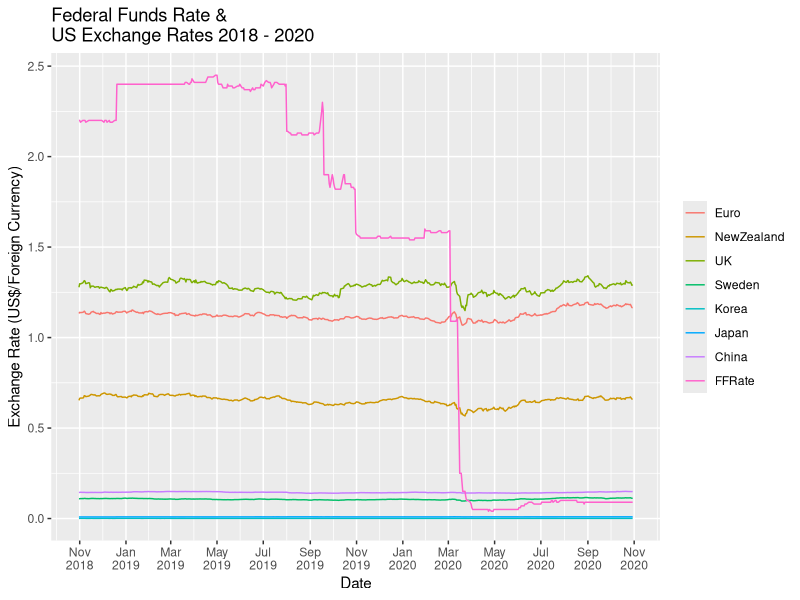
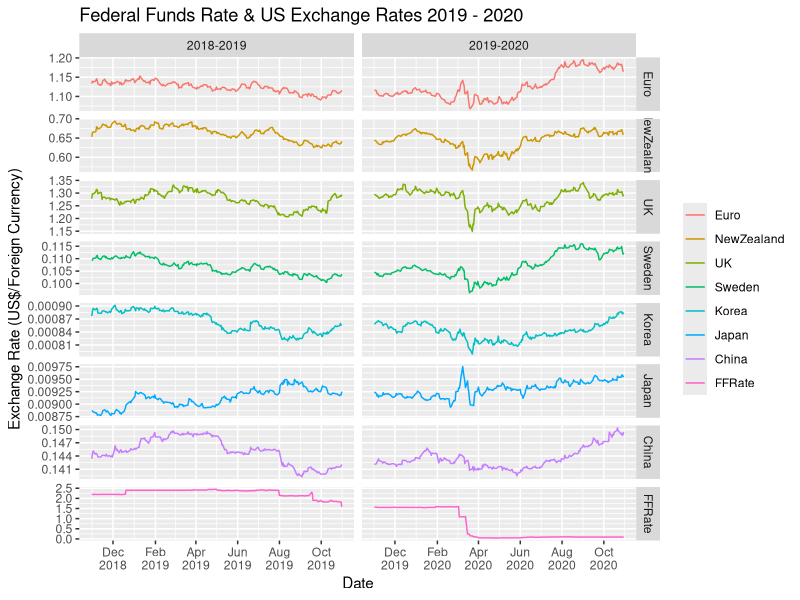
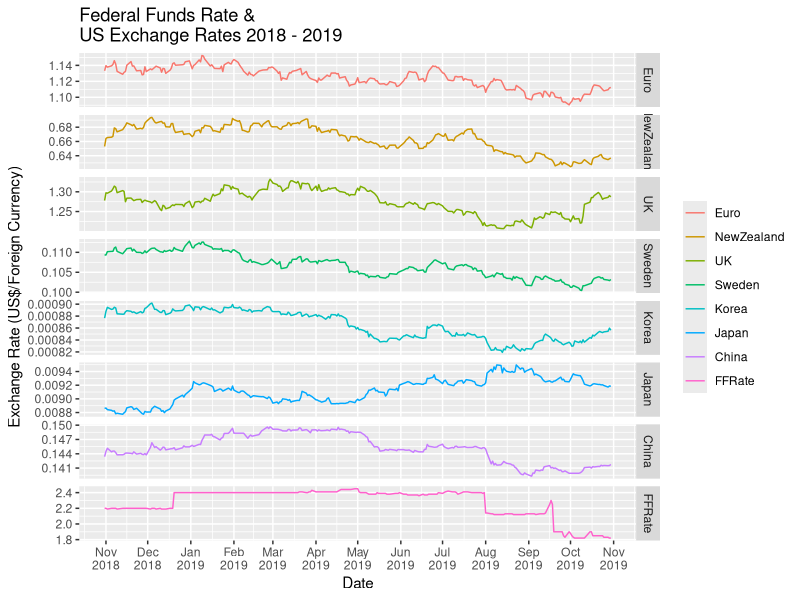
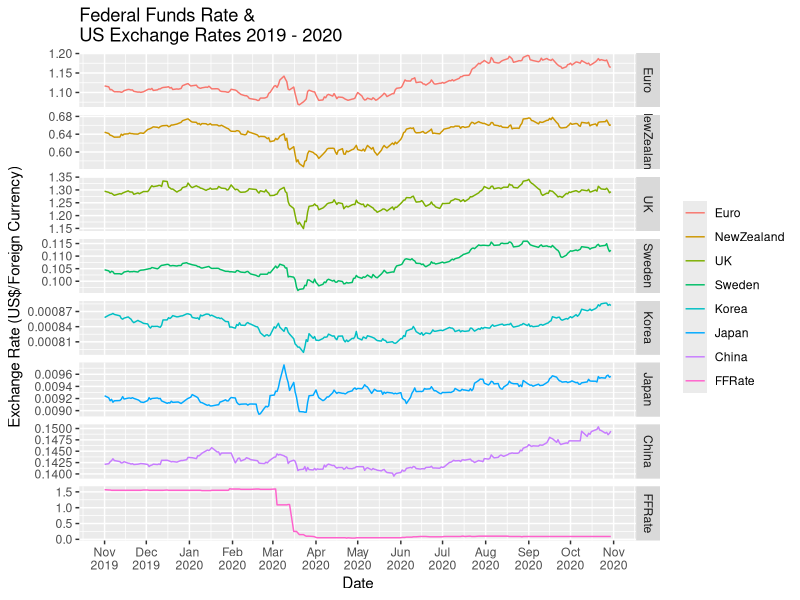
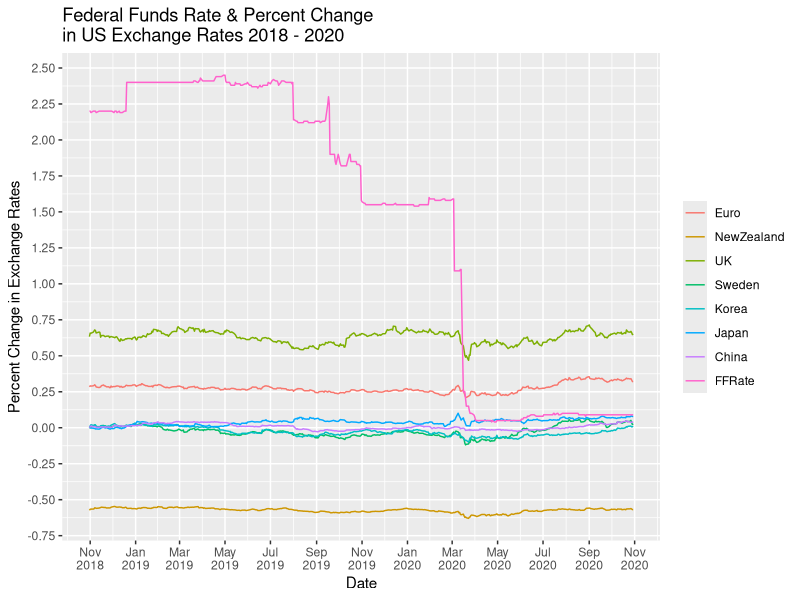
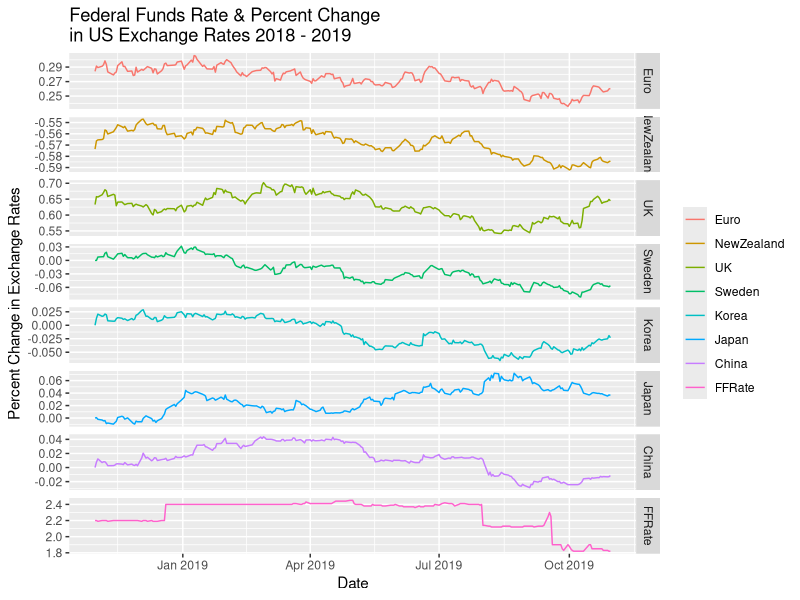
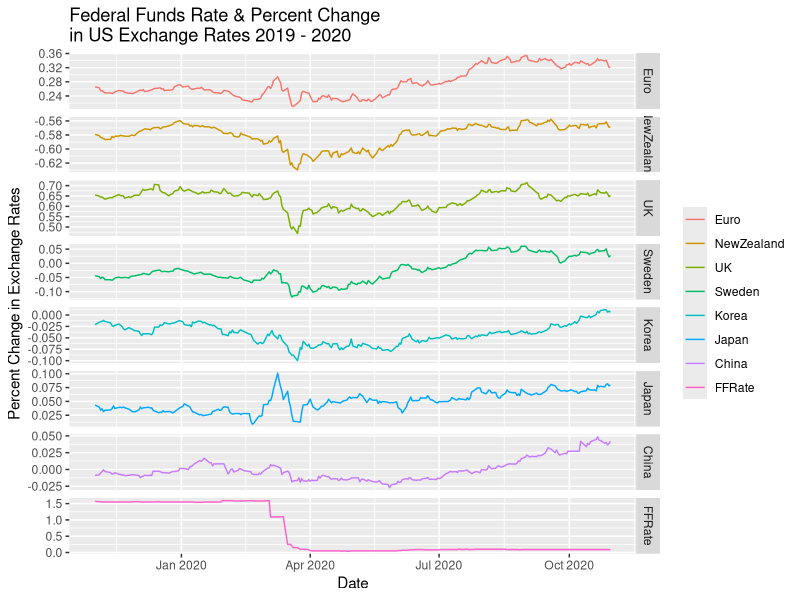
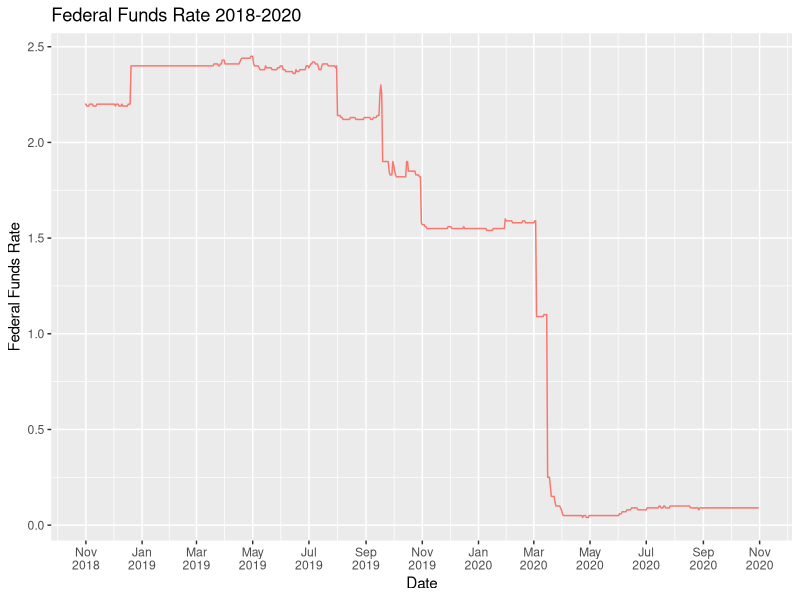

These charts were generated, in order, by the following R code:
###########################################################################
#Project: EC 449 Final Project
#Description: Reading in US Exchange Rates Data from Oct 2018 - Oct 2020. 
#             Creating Graphs to compare 2018-2019 o0 2019-2020.
#Date: November 2020
#Author: Joshua Buck
###########################################################################
library(reshape)
library(dplyr)
library(ggplot2)
library(grDevices)
library(readxl)
setwd("~/Documents/School/7th Semester/EC 449/Final")

  ###### Reading in Data [(Header in Data); (missing data = ND)]######
US18_20 <- read.csv("FRB_H10-3.csv", header= T, sep = ",",dec = ".", stringsAsFactors = F, na.strings = "ND")
USX <- as.data.frame(matrix(nrow = 523))
FFR <- read.csv("DFF.csv",stringsAsFactors = F, col.names = c("Date","FFRate")) #Federal Funds Rate Data#

  ####### Shortening Names of variables and reformatting variables so they all express US$/Foregin$ ######
USX$Date <-as.Date(US18_20$Time.Period,"%m/%d/%y")
USX$Euro <- US18_20$SPOT.EXCHANGE.RATE...EURO.AREA
USX$NewZealand <- US18_20$NEW.ZEALAND....SPOT.EXCHANGE.RATE..US..NZ..RECIPROCAL.OF.RXI_N.B.NZ.
USX$UK <- US18_20$UNITED.KINGDOM....SPOT.EXCHANGE.RATE..US..POUND..1.RXI_N.B.UK.
USX$Sweden <- 1/(US18_20$SWEDEN....SPOT.EXCHANGE.RATE..KRONOR.US..)
USX$Korea <- 1/(US18_20$KOREA....SPOT.EXCHANGE.RATE..WON.US..)
USX$Japan <- 1/(US18_20$JAPAN....SPOT.EXCHANGE.RATE..YEN.US..)
USX$China <- 1/(US18_20$CHINA....SPOT.EXCHANGE.RATE..YUAN.US..P.R..)

FFR$Date <- as.Date(FFR$Date)

USX<- USX %>% select(Date:China)%>% na.omit
USX <- left_join(USX,FFR, by ="Date")


###### Transposing Data ######
USXM <- melt(USX, id = "Date")
USXM <- USXM %>% rename(Country=variable, ExchangeRate=value)

###### Creating Percent Change Variable ######
#USXM <- USXM %>% mutate(PercentChange=NA)
#w<-0
#z<-0
#for (i in 1:(dim(USXM)[1])){
#  if(as.character(USXM[i,2]) == "FFRate"){
#    USXM$PercentChange[i] <- (USXM[i,3])
#  } else if(identical(as.character(USXM[i,2]),z) == F){
#      USXM$PercentChange[i] <- (0)
#  } else{
#      w <- USXM[(i-1),3]
#      USXM$PercentChange[i] <- (USXM[i,3] - w)/w
#    } 
#  z<- as.character(USXM[i,2])
#}

USXM <- USXM %>% mutate(PercentChange2=NA)
w<-0
for (i in 1:(dim(USXM)[1])){
  if(as.character(USXM[i,2])=="Euro"){
      w<-0.8824568
      USXM$PercentChange2[i] <- ((USXM[i,3] - w)/w)
  } else if(as.character(USXM[i,2])=="NewZealand"){
      w<-1.531394
      USXM$PercentChange2[i] <- ((USXM[i,3] - w)/w)
  } else if(as.character(USXM[i,2])=="UK"){
      w<-0.7825338
      USXM$PercentChange2[i] <- ((USXM[i,3] - w)/w)
  } else if(as.character(USXM[i,2])=="Sweden"){
      w<-0.1093350
      USXM$PercentChange2[i] <- ((USXM[i,3] - w)/w)
  } else if(as.character(USXM[i,2])=="Korea"){
      w<-0.0008765932
      USXM$PercentChange2[i] <- ((USXM[i,3] - w)/w)
  } else if(as.character(USXM[i,2])=="Japan"){
      w<-0.008860535
      USXM$PercentChange2[i] <- ((USXM[i,3] - w)/w)
  } else if(as.character(USXM[i,2])=="China"){
      w<-0.1433959
      USXM$PercentChange2[i] <- ((USXM[i,3] - w)/w)
  } else{
      USXM$PercentChange2[i] <- (USXM[i,3])
}}

USXM <- USXM %>% mutate(Year = date())
for (i in 1:(dim(USXM)[1])){
  if (USXM$Date[i] > "2019-10-31"){
    USXM$Year[i] <- "2019-2020"
    } else {
      USXM$Year[i] <- "2018-2019"
    }
}


  ###### Splitting Data for 2018-2019 and 2019-2020 ######
US18X <- subset(USXM ,Date < "2019-10-31")
US19X <- subset(USXM ,Date > "2019-10-31")
  ###### Using GGplots to create common format for Exchange Rate Plots ######
XFull <- ggplot()+ylab("Exchange Rate (US$/Foreign Currency)")+theme(legend.title = element_blank())
XFull1 <- XFull+ scale_x_date(date_breaks = "1 month",date_labels = ("%b\n%Y"))
XFull2 <- XFull+ scale_x_date(date_breaks = "2 month",date_labels = ("%b\n%Y"))

  ###### Using GGplots to Graph all EX for 7 countries for 2018-2020 Combined ######
X1820EX <- XFull2+geom_line(data=USXM,aes(x=Date, y=ExchangeRate,color = Country))
X1820EX <-X1820EX+ggtitle("Federal Funds Rate &\nUS Exchange Rates 2018 - 2020")
 ###### Using GGplots to Graph EX for all 7 countries for 2018-2019 Seperately ######
X18Split <- XFull1+geom_line(data=US18X,aes(x=Date, y=ExchangeRate,color=Country))
X18Split <- X18Split+ggtitle("Federal Funds Rate &\nUS Exchange Rates 2018 - 2019")
X18Split <- X18Split+facet_grid(vars(Country),scales = "free",space = "free_x")
  ###### Using GGplots to Graph EX for all 7 countries for 2019-2020 Seperately ######
X19Split <- XFull1+ geom_line(data=US19X,aes(x=Date, y=ExchangeRate, color=Country))
X19Split <- X19Split+ggtitle("Federal Funds Rate &\nUS Exchange Rates 2019 - 2020")
X19Split <- X19Split+facet_grid(vars(Country),scales = "free",space = "free_x")
  ###### Using GGplots to Graph EX for all 7 countries for 2018-2020 Combined Grid ######
X1820Grid <- XFull2+ geom_line(data=USXM,aes(x=Date, y=ExchangeRate, color=Country))
X1820Grid <- X1820Grid+ggtitle("Federal Funds Rate & US Exchange Rates 2019 - 2020")
X1820Grid <- X1820Grid+facet_grid(rows = vars(Country),cols = vars(Year),scales = "free",space = "free_x")

  ###### Using GGplots to create common format for Percent Change Plots ######
XP <- ggplot()+theme(legend.title = element_blank())+ylab("Percent Change in Exchange Rates")
XP1 <- XP+scale_x_date(date_breaks = "1 month",date_labels = ("%b\n%Y"))
XP2<- XP+scale_x_date(date_breaks = "2 month",date_labels = ("%b\n%Y"))
  ###### Using GGplots to Graph all PC for 7 countries for 2018-2020 Combined ######
PC1820 <- XP2+geom_line(data=USXM,aes(x=Date, y=PercentChange2,color = Country))+scale_y_continuous(breaks = seq((-0.75),2.5,0.25))
PC1820 <-PC1820+ggtitle("Federal Funds Rate & Percent Change\nin US Exchange Rates 2018 - 2020")
  ###### Using GGplots to Graph PC for all 7 countries for 2018-2019 Seperately ######
PC18Split <- XP+geom_line(data=US18X,aes(x=Date, y=PercentChange2,color=Country))
PC18Split <- PC18Split+ggtitle("Federal Funds Rate & Percent Change\nin US Exchange Rates 2018 - 2019")
PC18Split <- PC18Split+facet_grid(vars(Country),scales = "free",space = "free_x")
  ###### Using GGplots to Graph PC for all 7 countries for 2019-2020 Seperately ######
PC19Split <- XP+ geom_line(data=US19X,aes(x=Date, y=PercentChange2, color=Country))
PC19Split <- PC19Split+ggtitle("Federal Funds Rate & Percent Change\nin US Exchange Rates 2019 - 2020")
PC19Split <- PC19Split+facet_grid(vars(Country),scales = "free",space = "free_x")

FFR1<- ggplot()+ylab("Federal Funds Rate")+theme(legend.position = "none")
FFR1 <- FFR1+scale_x_date(date_breaks = "2 month",date_labels = ("%b\n%Y"))+ggtitle("Federal Funds Rate 2018-2020")
FFR1820 <-FFR1+geom_line(data=FFR,aes(x=Date, y=FFRate, color="red"))



  ###### Using GRDevices to print all Plots ######
png("2018-2020_All_CountriesEX.png",1600,1450,res=220)
X1820EX
dev.off()
png("2018-2020_All_CountriesExGrid.png",1600,1450,res=220)
X1820Grid
dev.off()
png("2018-2019_All_CountriesEX.png",1600,1450,res=220)
X18Split
dev.off()
png("2019-2020_All_CountriesEX.png",1600,1450,res=220)
X19Split
dev.off()

png("2018-2020_All_CountriesPC.png",1600,1450,res=220)
PC1820
dev.off()
png("2018-2019_All_CountriesPC.png",1600,1450,res=220)
PC18Split
dev.off()
png("2019-2020_All_CountriesPC.png",1600,1450,res=220)
PC19Split
dev.off()

png("2018-2020_FFR.png",1600,1450,res=220)
FFR1820
dev.off()
